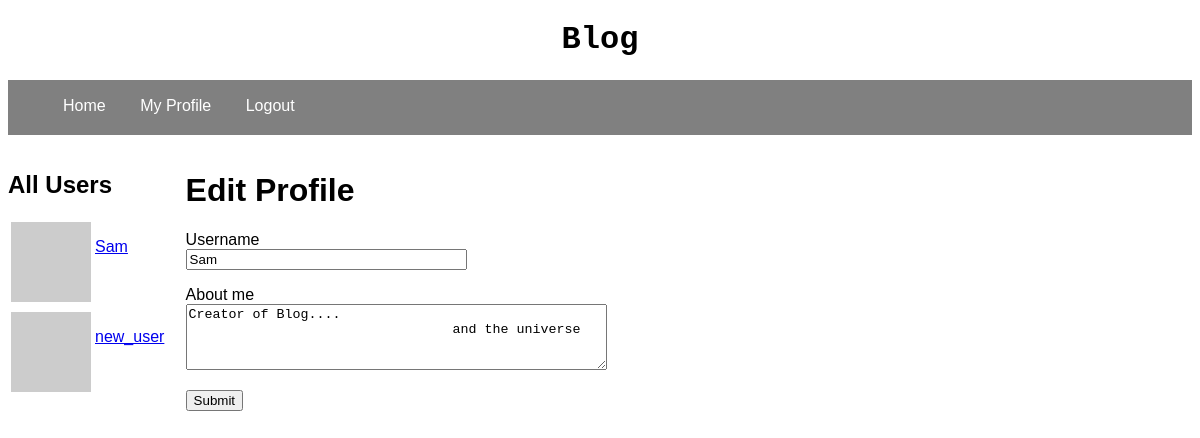
The app's page /user/Sam/edit-profile (signed in) with its own data.
### app/models.py (models this page shows, shortened)
class User(UserMixin, db.Model):
    id = db.Column(db.Integer, primary_key=True)
    username = db.Column(db.String(64), index=True, unique=True)
    email = db.Column(db.String(120), index=True, unique=True)
    password_hash = db.Column(db.String(128))
    about_me = db.Column(db.String(144))
    last_seen = db.Column(db.DateTime, default=datetime.utcnow)
    posts = db.relationship('Post', backref='author', lazy='dynamic')
    comments = db.relationship('Comment', backref='commenter', lazy='dynamic')
    def avatar(self, size):
        digest = md5(self.email.lower().encode('utf-8')).hexdigest()
        return 'https://www.gravatar.com/avatar/{0}?d=identicon&s={1}'.format(digest, size)

### app/routes.py (the view)
@app.route('/user/<username>/edit-profile', methods=['GET', 'POST'])
@login_required
def editProfile(username):
    form = EditProfileForm()
    if form.validate_on_submit():
        current_user.username = form.username.data
        current_user.about_me = form.about_me.data
        db.session.commit()
        flash('Your changes have been saved')
        return redirect(url_for('profile', username=username))
    elif request.method == 'GET':
        form.username.data = current_user.username
        form.about_me.data = current_user.about_me
    return render_template('edit_profile.html', title='Edit Your Profile', form=form)

### app/forms.py
class EditProfileForm(FlaskForm):
    username = StringField('Username', validators=[DataRequired()])
    about_me = TextAreaField('About me', validators=[Length(min=0, max=144)])
    submit =SubmitField('Submit')

### app/models.py (called while the page is built)
@login.user_loader
def load_user(id):
    return User.query.get(int(id))

### app/routes.py (called while the page is built)
@app.context_processor
def inject_user():
    users = User.query.all()
    users = tuple(users)
    return dict(users=users)

@app.before_request
def before_request():
    if current_user.is_authenticated:
        current_user.last_seen = datetime.utcnow()
        db.session.commit()

### app/templates/edit_profile.html (shortened to what this page needs)
{% extends 'base.html' %}
{% block content %}
	<h1>Edit Profile</h1>
	<form action="" method="post">
		<p>
		{{ form.username.label }}<br />
		{{ form.username(size=32) }}<br />
		</p>
		<p>
		{{ form.about_me.label }}<br />
		{{ form.about_me(cols=50, rows=4) }}<br />
		</p>
		<p>
		{{ form.submit() }}
		</p>
	</form>
{% endblock %}

### app/templates/_user.html
<table>
	<tr valign='top'>
		<td> <img src="{{ user.avatar(28) }}"</td>
		<td><p><a href=" {{ url_for('profile', username=user.username) }}"</a>{{ user.username }}</p></td>
	</tr>
</table>

### app/static/base.css (style rules this page uses)
* { box-sizing: border-box; }
body { font-family: Arial, sans-serif; }

### records on screen
User: username "Sam", about_me "Creator of Blog.... and the universe"
User: username "new_user"
